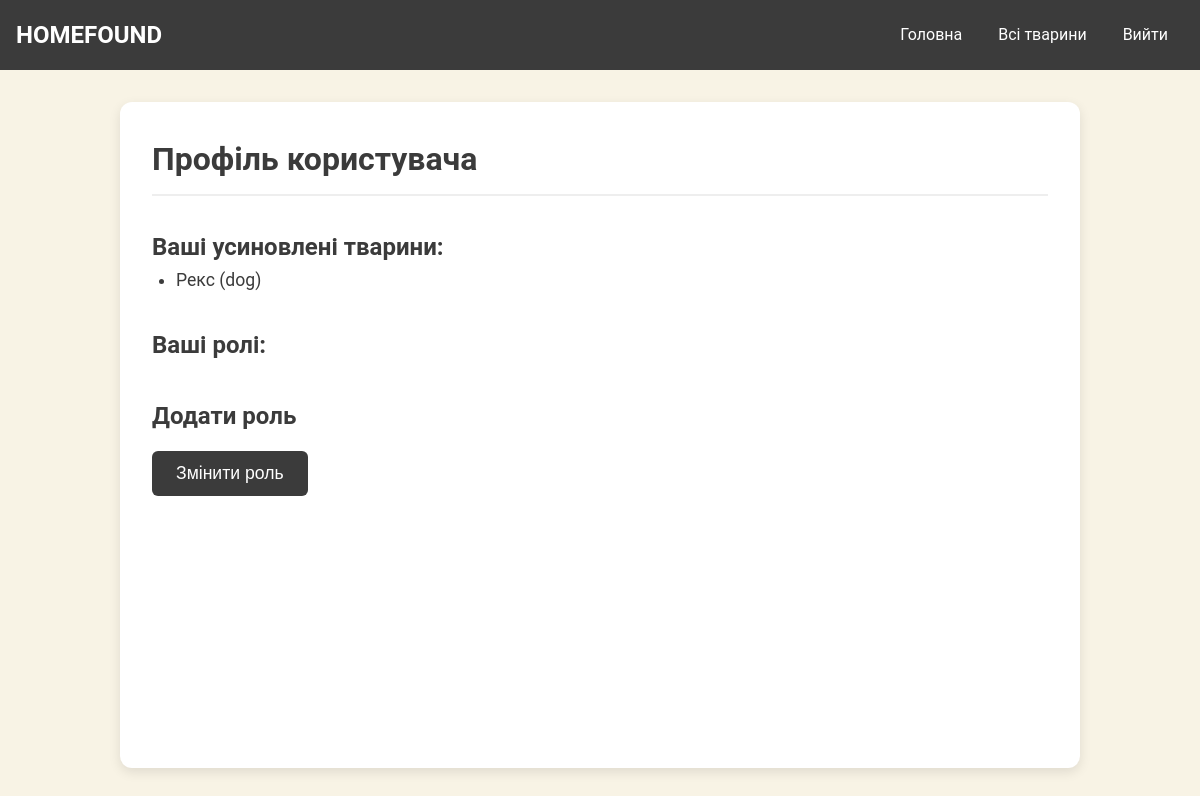
Before: /shelter/profile/ (signed in) with the older database file.
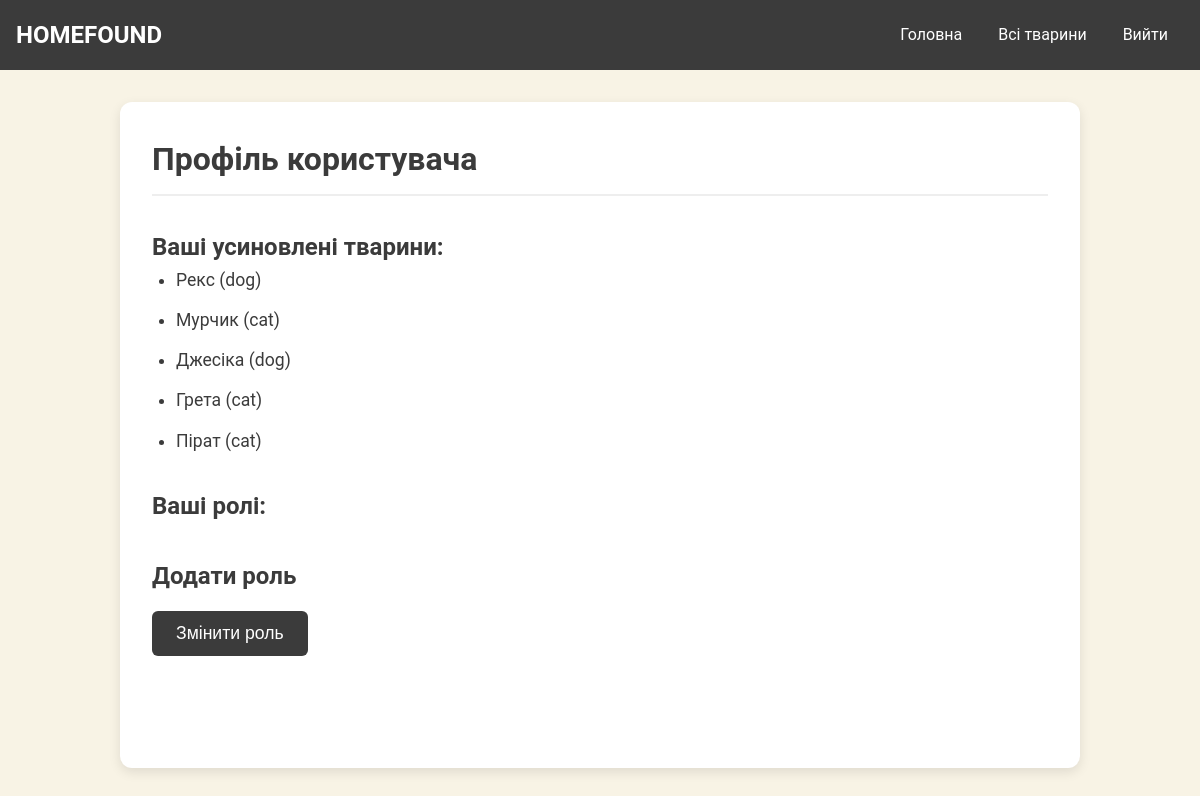
After: the same page with the newer database file.
### shelter/models.py (models this page shows, shortened)
class Animal(models.Model):
    SPECIES_CHOICES = [
        ('dog', 'Собака'),
        ('cat', 'Кіт'),
        ('other', 'Інше'),
    ]
    GENDER_CHOICES = [
        ('male', 'Хлопчик'),
        ('female', 'Дівчинка'),
    ]
    name = models.CharField(max_length=100)
    gender = models.CharField(max_length=6, choices=GENDER_CHOICES)
    species = models.CharField(max_length=10, choices=SPECIES_CHOICES, default='other')
    breed = models.CharField(max_length=100, blank=True, null=True)
    age = models.IntegerField()
    health_status = models.CharField(max_length=255)
    adopted = models.BooleanField(default=False)
    adopted_by = models.ForeignKey('User', null=True, blank=True, on_delete=models.SET_NULL, related_name='adopted_pets')
    shelter = models.ForeignKey('Shelter', on_delete=models.CASCADE, related_name='pets')
    photo = models.ImageField(upload_to='animal_photos/', null=True, blank=True)

### shelter/views.py (the view, shortened to what this page needs)
# urls.py: path('profile/', profile, name='profile'),
def profile(request):
    if not request.user.is_authenticated:
        return redirect('account_login')
    adopted_animals = Animal.objects.filter(adopted_by=request.user)
    volunteering_activities = VolunteeringActivity.objects.filter(volunteer=request.user) if request.user.volunteer else None
    roles = []
    if request.user.is_staff_member:
        roles.append('staff')
    if request.user.is_volunteer:
        roles.append('volunteer')
    if request.user.is_adopter:
        roles.append('adopter')
    animals = Animal.objects.all()
    return render(request, 'shelter/profile.html', {
        'adopted_animals': adopted_animals,
        'volunteering_activities': volunteering_activities,
        'roles': roles,
        'animals': animals
    })

### shelter/models.py (called while the page is built)
    @property
    def is_staff_member(self):
        return self.staff_member

    @property
    def is_volunteer(self):
        return self.volunteer

    @property
    def is_adopter(self):
        return self.adopter

### shelter/templates/shelter/profile.html (shortened to what this page needs)
{% load static %}
<!DOCTYPE html>
<html lang="uk">
<head>
    <link rel="stylesheet" href="{% static 'css/profile1.css' %}">
</head>
<body>
    <header>
        <div class="logo">HOMEFOUND</div>
        <nav>
            <a href="{% url 'homepage' %}">Головна</a>
            <a href="{% url 'animal_list' %}">Всі тварини</a>
            <a href="{% url 'account_logout' %}">Вийти</a>
        </nav>
    </header>
    <main>
        <h2>Профіль користувача</h2>
        <h3>Ваші усиновлені тварини:</h3>
        <ul>
            {% for animal in adopted_animals %}
            <li>
                {{ animal.name }} ({{ animal.species }})
            </li>
            {% empty %}
            <li style="color: gray; font-style: italic;">У вас немає усиновлених тварин.</li>
            {% endfor %}
        </ul>
        <h3>Ваші ролі:</h3>
        {% if roles|length < 3 %} <h3>Додати роль</h3>
            <form method="post">
                <button type="submit" class="btn">Змінити роль</button>
            </form>
            {% endif %}
    </main>
</body>
</html>

Changed rows visible on the page:
now on this page (row edited): Animal: name "Мурчик", species "cat"
now on this page (row edited): Animal: name "Джесіка", species "dog"
now on this page (row edited): Animal: name "Грета", species "cat"
now on this page (row edited): Animal: name "Пірат", species "cat"
